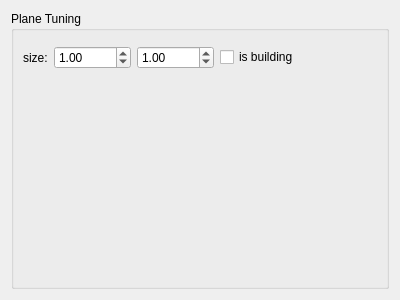
<?xml version="1.0" encoding="UTF-8"?>
<ui version="4.0">
 <class>PlaneTuner</class>
 <widget class="QWidget" name="PlaneTuner">
  <property name="geometry">
   <rect>
    <x>0</x>
    <y>0</y>
    <width>400</width>
    <height>300</height>
   </rect>
  </property>
  <property name="windowTitle">
   <string>Form</string>
  </property>
  <layout class="QVBoxLayout" name="verticalLayout">
   <item>
    <widget class="QGroupBox" name="groupBox">
     <property name="title">
      <string>Plane Tuning</string>
     </property>
     <layout class="QVBoxLayout" name="verticalLayout_2">
      <item>
       <widget class="QStackedWidget" name="stack">
        <property name="sizePolicy">
         <sizepolicy hsizetype="Expanding" vsizetype="Fixed">
          <horstretch>0</horstretch>
          <verstretch>0</verstretch>
         </sizepolicy>
        </property>
       </widget>
      </item>
      <item>
       <layout class="QHBoxLayout" name="horizontalLayout">
        <item>
         <widget class="QLabel" name="label">
          <property name="text">
           <string>size:</string>
          </property>
         </widget>
        </item>
        <item>
         <widget class="QDoubleSpinBox" name="tuner_width">
          <property name="maximum">
           <double>10000.000000000000000</double>
          </property>
          <property name="singleStep">
           <double>0.500000000000000</double>
          </property>
          <property name="value">
           <double>1.000000000000000</double>
          </property>
         </widget>
        </item>
        <item>
         <widget class="QDoubleSpinBox" name="tuner_height">
          <property name="maximum">
           <double>10000.000000000000000</double>
          </property>
          <property name="singleStep">
           <double>0.500000000000000</double>
          </property>
          <property name="value">
           <double>1.000000000000000</double>
          </property>
         </widget>
        </item>
        <item>
         <widget class="QCheckBox" name="chk_is_building">
          <property name="text">
           <string>is building</string>
          </property>
         </widget>
        </item>
        <item>
         <spacer name="horizontalSpacer">
          <property name="orientation">
           <enum>Qt::Horizontal</enum>
          </property>
          <property name="sizeHint" stdset="0">
           <size>
            <width>40</width>
            <height>20</height>
           </size>
          </property>
         </spacer>
        </item>
       </layout>
      </item>
      <item>
       <widget class="QStackedWidget" name="stack2">
        <property name="sizePolicy">
         <sizepolicy hsizetype="Expanding" vsizetype="Fixed">
          <horstretch>0</horstretch>
          <verstretch>0</verstretch>
         </sizepolicy>
        </property>
       </widget>
      </item>
      <item>
       <spacer name="verticalSpacer">
        <property name="orientation">
         <enum>Qt::Vertical</enum>
        </property>
        <property name="sizeHint" stdset="0">
         <size>
          <width>20</width>
          <height>40</height>
         </size>
        </property>
       </spacer>
      </item>
     </layout>
    </widget>
   </item>
  </layout>
 </widget>
 <resources/>
 <connections/>
</ui>
